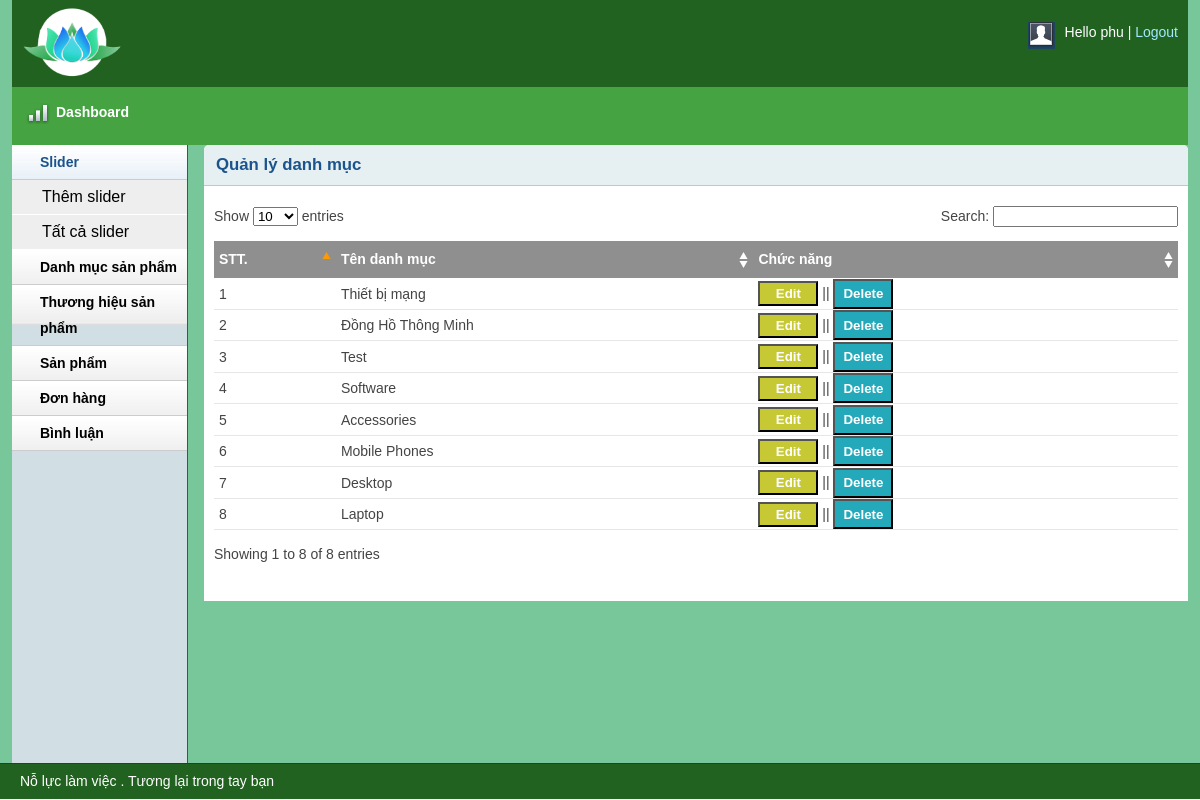
The app's page /admin/catlist.php (signed in) with its own data.
### tables this page shows
CREATE TABLE `tbl_category` (
  `catId` int(11) NOT NULL,
  `catName` varchar(255) NOT NULL
);

### lib/database.php (called while the page is built, shortened)
<?php
Class Database{
   public $host   = DB_HOST;
   public $user   = DB_USER;
   public $pass   = DB_PASS;
   public $dbname = DB_NAME;
   public $link;
private function connectDB(){
   $this->link = new mysqli($this->host, $this->user, $this->pass,
    $this->dbname);
 }
public function select($query){
  $result = $this->link->query($query) or
   die($this->link->error.__LINE__);
  if($result->num_rows > 0){
    return $result;
  } else {
    return false;
  }
 }
}

### classes/category.php (called while the page is built, shortened)
<?php
	$filepath = realpath(dirname(__FILE__));
	include_once ($filepath.'/../lib/database.php');
?>
<?php
	class category
	{
		private $db;
		public function __construct()
		{
			$this->db = new Database();
		}
		public function show_category(){
			$query = "SELECT * FROM tbl_category order by catId desc";
			$result = $this->db->select($query);
			return $result;
		}
	}
?>

### admin/catlist.php (the view, shortened to what this page needs)
<?php include 'inc/header.php';?>
<?php include 'inc/sidebar.php';?>
<?php include '../classes/category.php' ?>
<?php
    $cat = new category();
?>
        <div class="grid_10">
            <div class="box round first grid">
                <h2>Quản lý danh mục</h2>
                <div class="block">
                    <table class="data display datatable" id="example">
					<thead>
						<tr>
							<th>STT.</th>
							<th>Tên danh mục</th>
							<th>Chức năng</th>
						</tr>
					</thead>
					<tbody>
					<?php
						$show_cate = $cat->show_category();
						if($show_cate){
							$i = 0;
							while($result = $show_cate->fetch_assoc()){
								$i++;
					?>
						<tr class="odd gradeX">
							<td><?php echo $i; ?></td>
							<td><?php echo $result['catName'] ?></td>
							<td><a href="catedit.php?catid=<?php echo $result['catId'] ?>"><button class="button-edt" name="button" type="button">Edit</button></a>
							 || <a onclick = "return confirm('Are you want to delete?')" href="?delid=<?php echo $result['catId'] ?>"><button class="button-dt" name="button" type="button">Delete</button></a></td>
						</tr>
						<?php
					}
						}
						?>
					</tbody>
				</table>
               </div>
            </div>
        </div>
<?php include 'inc/footer.php';?>

### admin/css/text.css (style rules this page uses)
body { font: 13px/1.5 Tahoma, Helvetica, Arial, 'Liberation Sans', FreeSans, sans-serif; }
h2 { font-size: 23px; }
p, dl, hr, h1, h2, h3, h4, h5, h6, ol, ul, pre, table, address, fieldset { margin-bottom: 20px; }

### admin/css/grid.css (style rules this page uses)
.grid_1, .grid_2, .grid_3, .grid_4, .grid_5, .grid_6, .grid_7, .grid_8, .grid_9, .grid_10, .grid_11, .grid_12, .grid_13, .grid_14, .grid_15, .grid_16 { display: inline; float: left; margin-left: 1%; margin-right: 1%; }
.container_12 .grid_10 { width: 81.333%; }

### admin/css/layout.css (style rules this page uses)
body { background: #fff none repeat scroll 0 0; color: #444; font-size: 14px; padding: 0; }
a { color: #000; font-weight:bold; text-decoration: none; }
.button-edt { color: rgb(255 255 255); font-weight:bold; text-decoration: none; background: rgb(198, 201, 52) none repeat scroll 0 0; border-image: initial; height: 25px; width: 60px; }
.button-dt { color: rgb(255 255 255); font-weight:bold; text-decoration: none; background: rgb(36, 169, 187) none repeat scroll 0 0; border-image: initial; height: 30px; width: 60px; }
h1, h2, h3, h4, h5, h6 { line-height:1.2em; margin-bottom:.3em; }
h2 { margin-top:1em; }
.box { background:#fff; margin-bottom:20px; padding:10px 10px 10px 10px; margin-left:-8px; }
.box.grid { padding-bottom:40px; }
.box.round { -moz-border-radius: 5px 5px 0px 0px; -webkit-border-radius: 5px 5px 0px 0px; border-radius: 5px 5px 0px 0px; }
.box h2 { font-size:1.2em; font-weight:bold; color:#1B548D; background:#E6F0F3; margin:-10px -10px 0 -10px; padding:10px 12px; border-bottom:1px solid #B3CBD6; -moz-border-radius: 5px 5px 0px 0px; -webkit-border-radius: 5px 5px 0px 0px; border-radius: 5px 5px 0px 0px; }
.box.first { min-height: 406px; }
.block { padding-top:20px; }
.block { padding-bottom:1px; }
table.display { margin: 0 auto; clear: both; width: 100%; }
.sorting_asc { background: #8f8f8f url(../img/table/sort_asc.png) no-repeat center right; padding:8px 5px; text-align:left; color:#fff; }
.sorting { background:#8f8f8f url(../img/table/sort_both.png) no-repeat center right; padding:8px 5px; text-align:left; color:#fff; }
tr.odd { height: 30px; line-height: 30px; border-bottom:1px solid #e6e6e6; }
tr.even { height: 30px; line-height: 30px; border-bottom:1px solid #e6e6e6; }
tr.odd td, tr.even td { padding-left:5px; }

### records on screen
tbl_category: catName "Thiết bị mạng"
tbl_category: catName "Đồng Hồ Thông Minh"
tbl_category: catName "Test"
tbl_category: catName "Software"
tbl_category: catName "Accessories"
tbl_category: catName "Mobile Phones"
tbl_category: catName "Desktop"
tbl_category: catName "Laptop"

### other values on screen
Session::get('adminName') "phu"
